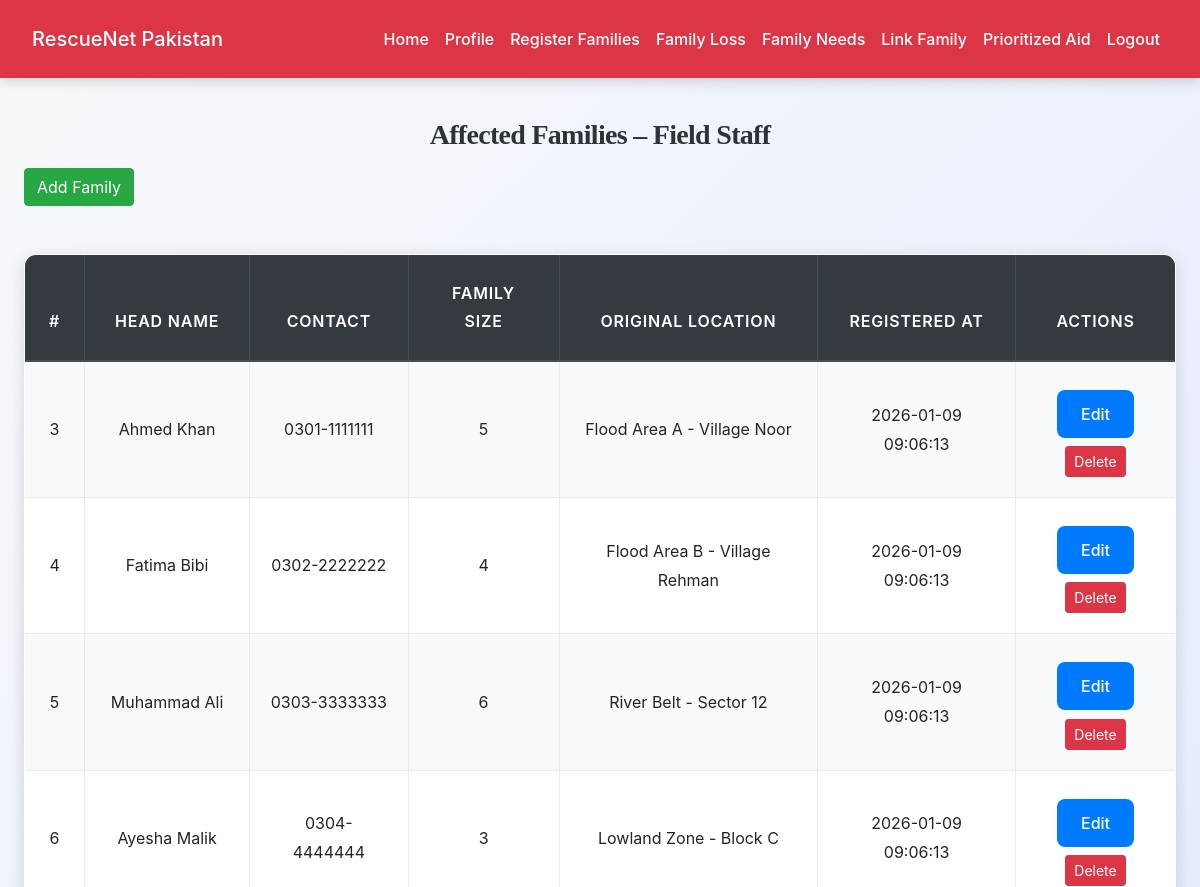
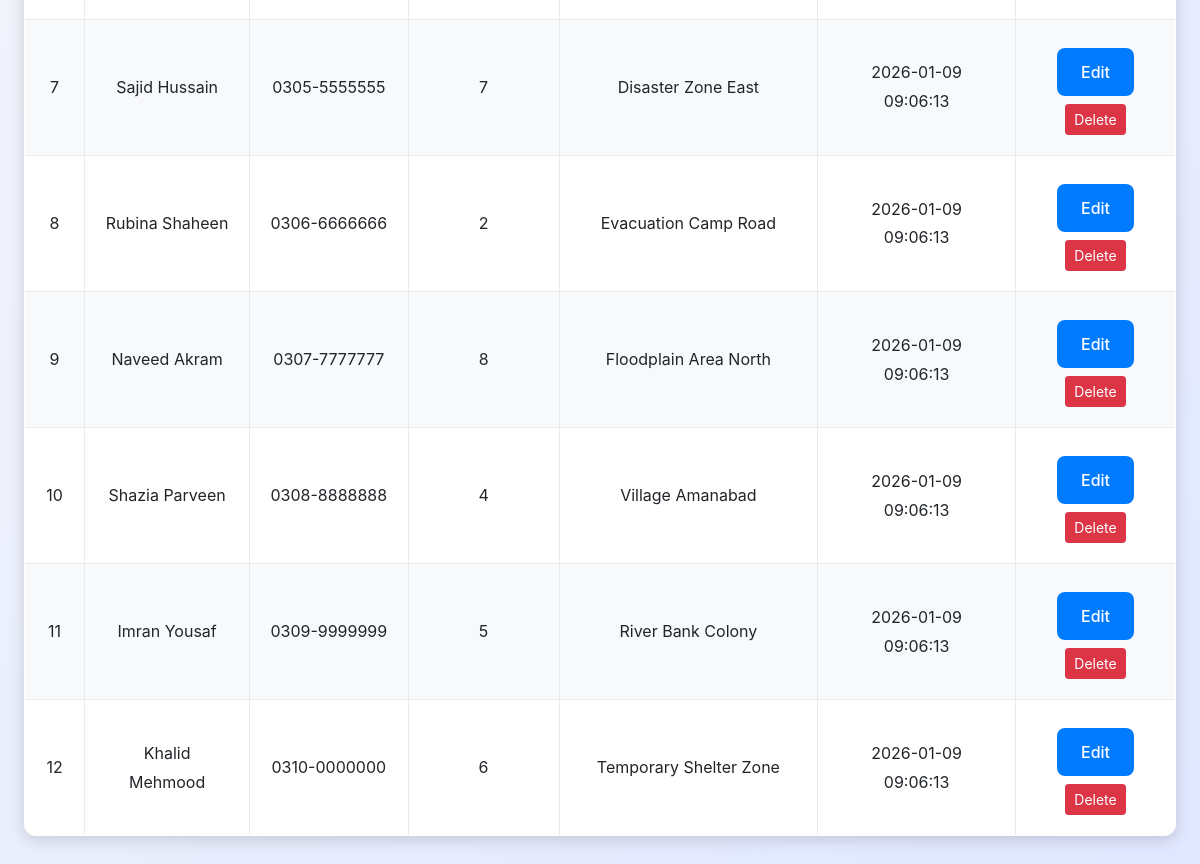
/field_staff/manage_families.php (signed in), run on the app's committed database (2 pictures, top to bottom).
### tables this page shows
CREATE TABLE `affected_families` (
  `id` int(11) NOT NULL,
  `head_name` varchar(150) NOT NULL,
  `contact` varchar(20) DEFAULT NULL,
  `family_size` int(11) DEFAULT NULL,
  `original_location` varchar(200) DEFAULT NULL,
  `registered_by` int(11) NOT NULL,
  `registered_at` timestamp NOT NULL DEFAULT current_timestamp()
);

### field_staff/manage_families.php (the view, shortened to what this page needs)
<?php
include('../config.php');
$user_id = $_SESSION["id"];
$result = $conn->query("
    SELECT * FROM affected_families
    WHERE registered_by = $user_id
    ORDER BY registered_at DESC
");
?>
<!DOCTYPE html>
<html>
<head>
    <link rel="stylesheet" href="https://maxcdn.bootstrapcdn.com/bootstrap/4.5.2/css/bootstrap.min.css">
    <link rel="stylesheet" href="../css/style.css">
</head>
<body>
<?php include('navbar.php'); ?>
<div class="container mt-4">
    <h3 class="mb-3">Affected Families – Field Staff</h3>
    <button class="btn btn-success mb-3" data-toggle="modal" data-target="#addModal">
        Add Family
    </button>
    <table class="table table-bordered table-striped">
        <thead class="thead-dark">
            <tr>
                <th>#</th>
                <th>Head Name</th>
                <th>Contact</th>
                <th>Family Size</th>
                <th>Original Location</th>
                <th>Registered At</th>
                <th width="160">Actions</th>
            </tr>
        </thead>
        <tbody>
        <?php while ($row = $result->fetch_assoc()) { ?>
            <tr>
                <td><?= $row['id'] ?></td>
                <td><?= htmlspecialchars($row['head_name']) ?></td>
                <td><?= htmlspecialchars($row['contact']) ?></td>
                <td><?= $row['family_size'] ?></td>
                <td><?= htmlspecialchars($row['original_location']) ?></td>
                <td><?= $row['registered_at'] ?></td>
                <td>
                    <button class="btn btn-primary btn-sm m-2" data-toggle="modal"
                        data-target="#edit<?= $row['id'] ?>">Edit</button>
                    <a href="?delete=<?= $row['id'] ?>"
                       class="btn btn-danger btn-sm"
                       onclick="return confirm('Delete this record?')">Delete</a>
                </td>
            </tr>
        <?php } ?>
        </tbody>
    </table>
</div>
</body>
</html>

### css/style.css (style rules this page uses)
:root { --primary: #007bff; --secondary: #6c757d; --success: #28a745; --info: #17a2b8; --warning: #ffc107; --danger: #dc3545; --light: #f8f9fa; --dark: #2d3436; --accent: #ff6f61; --highlight: #6f42c1; --shadow: rgba(0, 0, 0, 0.15); --transition: all 0.3s ease-in-out; }
body { font-family: 'Inter', 'Segoe UI', Tahoma, Geneva, Verdana, sans-serif; background: linear-gradient(135deg, var(--light) 0%, #e0e7ff 100%); color: var(--dark); line-height: 1.8; margin: 0; padding: 0; min-height: 100vh; font-size: 16px; }
h1, h2, h3, h4 { text-align: center; margin: 2.5rem 0; font-family: 'Georgia', 'Times New Roman', serif; color: var(--dark); font-weight: 700; letter-spacing: -0.025em; }
h3 { font-size: 1.75rem; }
.container { max-width: 1200px; margin: 0 auto 3rem; padding: 0 1.5rem; }
.table { width: 100%; border-collapse: collapse; margin: 2rem 0; font-size: 1rem; background-color: #ffffff; border-radius: 12px; overflow: hidden; box-shadow: 0 4px 16px var(--shadow); transition: var(--transition); }
.table th, .table td { padding: 1.25rem; border: 1px solid #e9ecef; text-align: center; vertical-align: middle; }
.table thead th { background-color: rgb(0, 0, 0); color: white; font-weight: 600; text-transform: uppercase; letter-spacing: 0.05em; padding: 1.5rem; }
.table tbody tr { transition: var(--transition); }
.table tbody tr:nth-child(odd) { background-color: var(--light); }
.btn-primary { background-color: var(--primary); color: #fff; border: none; border-radius: 8px; padding: 0.75rem 1.5rem; font-size: 1rem; font-weight: 500; cursor: pointer; transition: var(--transition); display: inline-flex; align-items: center; justify-content: center; }
a { color: var(--primary); text-decoration: none; font-weight: 500; transition: var(--transition); }

### data on the page
affected_families: id "3", head_name "Ahmed Khan", contact "0301-1111111", family_size "5", original_location "Flood Area A - Village Noor", registered_at "2026-01-09 09:06:13"
affected_families: id "4", head_name "Fatima Bibi", contact "0302-2222222", family_size "4", original_location "Flood Area B - Village Rehman", registered_at "2026-01-09 09:06:13"
affected_families: id "5", head_name "Muhammad Ali", contact "0303-3333333", family_size "6", original_location "River Belt - Sector 12", registered_at "2026-01-09 09:06:13"
affected_families: id "6", head_name "Ayesha Malik", contact "0304-4444444", family_size "3", original_location "Lowland Zone - Block C", registered_at "2026-01-09 09:06:13"
affected_families: id "7", head_name "Sajid Hussain", contact "0305-5555555", family_size "7", original_location "Disaster Zone East", registered_at "2026-01-09 09:06:13"
affected_families: id "8", head_name "Rubina Shaheen", contact "0306-6666666", family_size "2", original_location "Evacuation Camp Road", registered_at "2026-01-09 09:06:13"
affected_families: id "9", head_name "Naveed Akram", contact "0307-7777777", family_size "8", original_location "Floodplain Area North", registered_at "2026-01-09 09:06:13"
affected_families: id "10", head_name "Shazia Parveen", contact "0308-8888888", family_size "4", original_location "Village Amanabad", registered_at "2026-01-09 09:06:13"
affected_families: id "11", head_name "Imran Yousaf", contact "0309-9999999", family_size "5", original_location "River Bank Colony", registered_at "2026-01-09 09:06:13"
affected_families: id "12", head_name "Khalid Mehmood", contact "0310-0000000", family_size "6", original_location "Temporary Shelter Zone", registered_at "2026-01-09 09:06:13"
